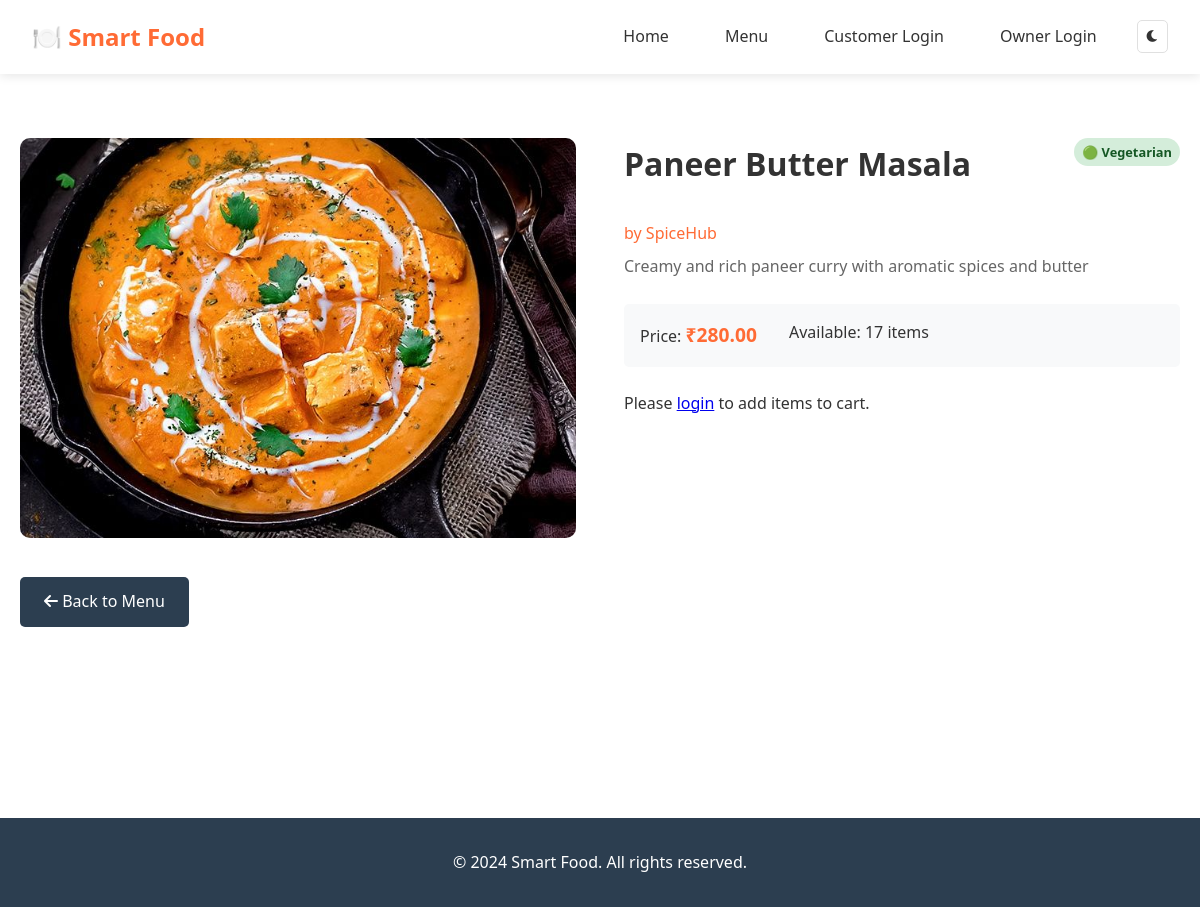
The page /dish/1 on the database its author committed.
### models/models.py (models this page shows, shortened)
class Dish(db.Model):
    __tablename__ = 'dishes'
    id = db.Column(db.Integer, primary_key=True)
    name = db.Column(db.String(100), nullable=False)
    description = db.Column(db.Text, nullable=False)
    price = db.Column(db.Float, nullable=False)
    stock = db.Column(db.Integer, default=0)
    image_path = db.Column(db.String(200), default='default.jpg')
    is_veg = db.Column(db.Boolean, default=True)
    owner_id = db.Column(db.Integer, db.ForeignKey('owners.id'), nullable=False)
    created_at = db.Column(db.DateTime, default=datetime.utcnow)
    order_items = db.relationship('OrderItem', backref='dish', lazy=True)

class Owner(UserMixin, db.Model):
    __tablename__ = 'owners'
    id = db.Column(db.Integer, primary_key=True)
    name = db.Column(db.String(100), nullable=False)
    email = db.Column(db.String(120), unique=True, nullable=False)
    password = db.Column(db.String(200), nullable=False)
    restaurant_name = db.Column(db.String(100), nullable=False)
    approved = db.Column(db.Boolean, default=False)
    created_at = db.Column(db.DateTime, default=datetime.utcnow)
    dishes = db.relationship('Dish', backref='owner', lazy=True, cascade='all, delete-orphan')

### app.py (the view)
@app.route('/dish/<int:dish_id>')
def dish_detail(dish_id):
    dish = Dish.query.get_or_404(dish_id)
    return render_template('dish_detail.html', dish=dish)

### templates/dish_detail.html (shortened to what this page needs)
{% extends "base.html" %}
{% block content %}
<div class="container">
    <div class="dish-detail">
        <div class="dish-image-container">
            <img src="{{ url_for('static', filename='img/dishes/' + dish.image_path) }}"
                 alt="{{ dish.name }}" class="dish-detail-image">
        </div>
        <div class="dish-detail-info">
            <div class="dish-header">
                <h1>{{ dish.name }}</h1>
                <span class="dish-type {{ 'veg' if dish.is_veg else 'non-veg' }}">
                    {{ '🟢 Vegetarian' if dish.is_veg else '🔴 Non-Vegetarian' }}
                </span>
            </div>
            <p class="restaurant-name">by {{ dish.owner.restaurant_name }}</p>
            <p class="dish-description">{{ dish.description }}</p>
            <div class="dish-meta">
                <div class="price-info">
                    <span class="price-label">Price:</span>
                    <span class="dish-price">₹{{ "%.2f"|format(dish.price) }}</span>
                </div>
                <div class="stock-info">
                    <span class="stock-label">Available:</span>
                    <span class="stock-count">{{ dish.stock }} items</span>
                </div>
            </div>
            {% if current_user.is_authenticated and session.get('user_type') == 'customer' %}
                {% if dish.stock > 0 %}
                    <div class="quantity-selector">
                        <label for="quantity">Quantity:</label>
                        <div class="quantity-controls">
                            <button onclick="decreaseQuantity()" class="quantity-btn">-</button>
                            <input type="number" id="quantity" value="1" min="1" max="{{ dish.stock }}" class="quantity-input">
                            <button onclick="increaseQuantity()" class="quantity-btn">+</button>
                        </div>
                    </div>
                    <div class="dish-actions">
                        <button onclick="addToCartWithQuantity({{ dish.id }})" class="btn btn-primary btn-large">
                            Add to Cart
                        </button>
                    </div>
                {% else %}
                    <div class="out-of-stock">
                        <p>This item is currently out of stock.</p>
                    </div>
                {% endif %}
            {% else %}
                <div class="login-prompt">
                    <p>Please <a href="{{ url_for('auth.customer_login') }}">login</a> to add items to cart.</p>
                </div>
            {% endif %}
        </div>
    </div>
    <div class="back-to-menu">
        <a href="{{ url_for('menu') }}" class="btn btn-secondary">
            <i class="fas fa-arrow-left"></i> Back to Menu
        </a>
    </div>
</div>
{% endblock %}

### static/css/styles.css (style rules this page uses)
html { background-color: #ffffff; transition: background-color 0.3s ease; }
* { -webkit-font-smoothing: antialiased; -moz-osx-font-smoothing: grayscale; }
:root { --primary-color: #ff6b35; --secondary-color: #2c3e50; --success-color: #27ae60; --danger-color: #e74c3c; --warning-color: #f39c12; --info-color: #3498db; --bg-color: #ffffff; --text-color: #333333; --card-bg: #ffffff; --border-color: #e0e0e0; --shadow: 0 2px 10px rgba(0,0,0,0.1); --navbar-bg: #ffffff; --input-bg: #ffffff; --hover-bg: #f8f9fa; }
* { margin: 0; padding: 0; box-sizing: border-box; }
body { font-family: 'Segoe UI', Tahoma, Geneva, Verdana, sans-serif; line-height: 1.6; color: var(--text-color); background-color: var(--bg-color); transition: background-color 0.3s ease, color 0.3s ease; opacity: 1; }
.container { max-width: 1200px; margin: 0 auto; padding: 0 20px; }
.btn { display: inline-block; padding: 0.75rem 1.5rem; border: none; border-radius: 5px; text-decoration: none; cursor: pointer; font-size: 1rem; transition: all 0.3s ease; text-align: center; }
.btn-secondary { background-color: var(--secondary-color); color: white; }
.dish-header { display: flex; justify-content: space-between; align-items: flex-start; margin-bottom: 1rem; }
.dish-type { padding: 0.25rem 0.5rem; border-radius: 15px; font-size: 0.8rem; font-weight: bold; }
.dish-type.veg { background-color: #d4edda; color: #155724; }
.dish-description { color: #666; margin-bottom: 1rem; }
.restaurant-name { color: var(--primary-color); font-weight: 500; margin-bottom: 0.5rem; }
.dish-price { font-size: 1.2rem; font-weight: bold; color: var(--primary-color); }
.dish-detail { display: grid; grid-template-columns: 1fr 1fr; gap: 3rem; margin: 2rem 0; }
.dish-detail-image { width: 100%; height: 400px; object-fit: cover; border-radius: 10px; }
.dish-detail-info h1 { font-size: 2rem; margin-bottom: 1rem; color: var(--text-color); }
.dish-meta { display: flex; gap: 2rem; margin: 1.5rem 0; padding: 1rem; background-color: var(--hover-bg); border-radius: 5px; }

### rows shown on the page
Dish: image_path (picture), name "Paneer Butter Masala", is_veg "🟢 Vegetarian", description "Creamy and rich paneer curry with aromatic spices and butter", price "280.00", stock "17"
Owner: owner.restaurant_name "SpiceHub"
